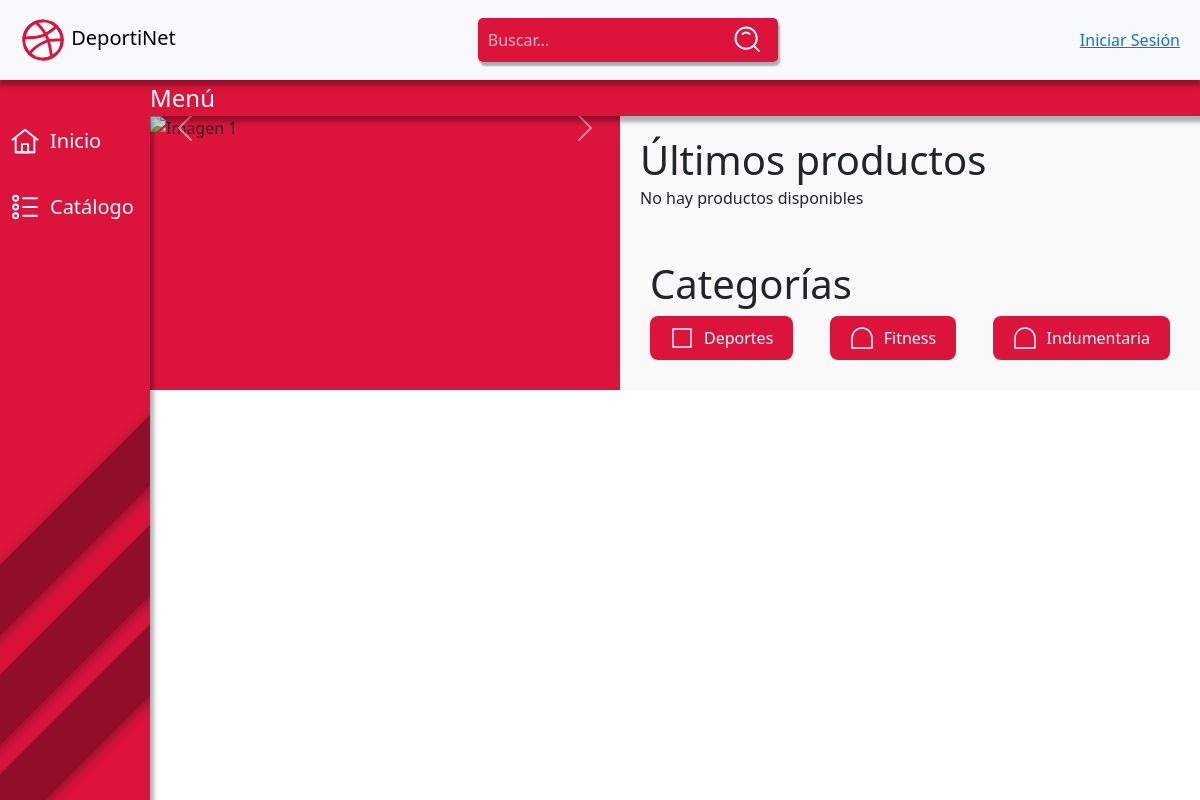
/, run on an earlier commit of the app's database.
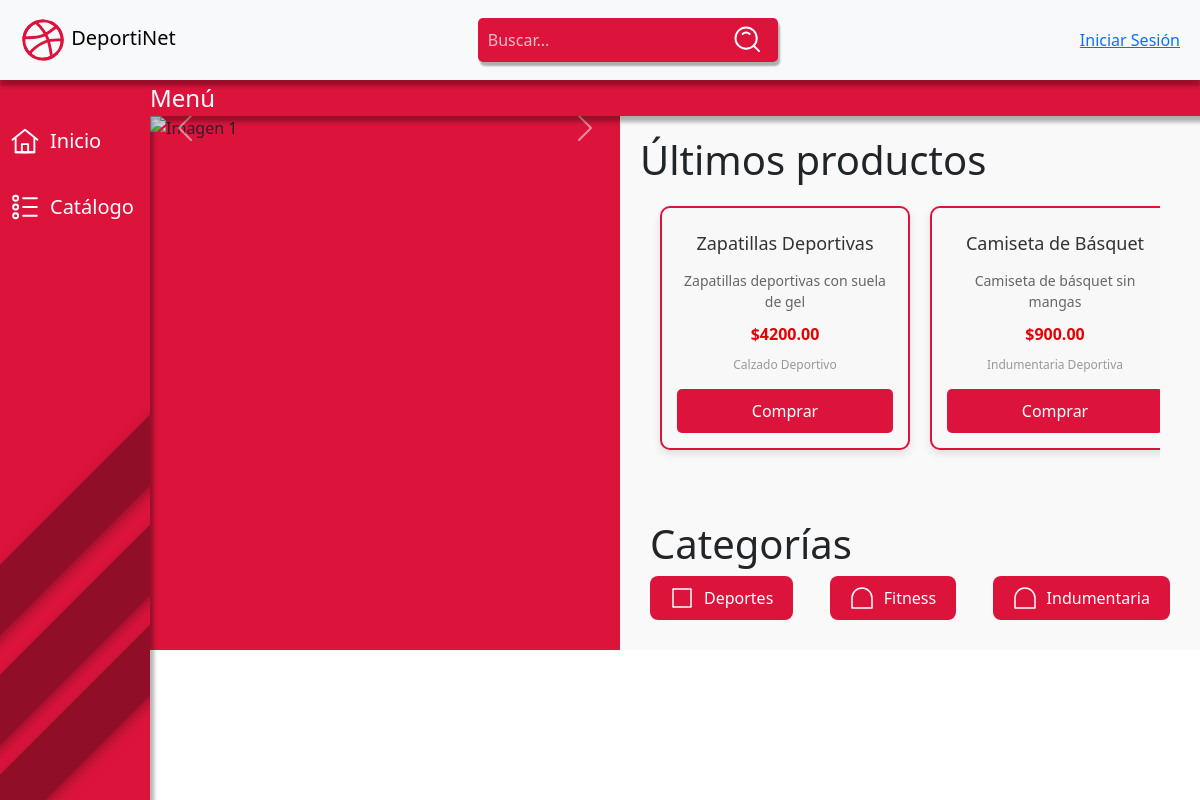
And on a later commit of the database.
### tables this page shows
CREATE TABLE `productos` (
  `id_producto` int(11) NOT NULL,
  `nombre` varchar(100) NOT NULL,
  `descripcion` text DEFAULT NULL,
  `precio` decimal(10,2) NOT NULL,
  `stock` int(11) NOT NULL,
  `id_categoria` int(11) NOT NULL
);

CREATE TABLE `categorias` (
  `id_categoria` int(11) NOT NULL,
  `nombre_categoria` varchar(100) NOT NULL
);

### index.php (the view, shortened to what the changed rows need)
<!DOCTYPE html>
<html lang="es">
<head>
    <link href="https://cdn.jsdelivr.net/npm/bootstrap@5.3.3/dist/css/bootstrap.min.css" rel="stylesheet">
    <link rel="stylesheet" href="./cssMain/index-main.css">
</head>
<body>
        <div class="main-content">
            <div class="content">
                <div class="latest-products">
                <h1 style="position: absolute">Últimos productos</h1>
                    <div class="product-list">
                    <?php
                        include 'db.php';
                        $query = "SELECT Productos.*, Categorias.nombre_categoria
                                FROM Productos
                                JOIN Categorias ON Productos.id_categoria = Categorias.id_categoria
                                ORDER BY Productos.id_producto DESC
                                LIMIT 5";
                        $result = $conn->query($query);
                        if ($result->num_rows > 0) {
                            echo "<div class='productos-container'>";
                            while ($row = $result->fetch_assoc()) {
                                echo "<div class='producto'>";
                                echo "<h3>" . htmlspecialchars($row['nombre']) . "</h3>";
                                echo "<p>" . htmlspecialchars($row['descripcion']) . "</p>";
                                echo "<p class='precio'>$" . htmlspecialchars($row['precio']) . "</p>";
                                echo "<p class='categoria'>" . htmlspecialchars($row['nombre_categoria']) . "</p>";
                                echo "<button class='comprar-btn'>Comprar</button>";
                                echo "</div>";
                            }
                            echo "</div>";
                        } else {
                            echo "No hay productos disponibles";
                        }
                    ?>
                    </div>
                    <div class="categories">
                    <h1>Categorías</h1>
                    <div class="category-buttons">
                    </div>
                </div>
                </div>
            </div>
        </div>
</body>
</html>

What changed in the data, as far as the page shows it:
added productos: nombre "Zapatillas Deportivas", descripcion "Zapatillas deportivas con suela de gel", precio "4200.00", id_categoria.nombre_categoria "Calzado Deportivo"
added productos: nombre "Camiseta de Básquet", descripcion "Camiseta de básquet sin mangas", precio "900.00", id_categoria.nombre_categoria "Indumentaria Deportiva"
Also different on the page:
text no longer shown: "No hay productos disponibles"
